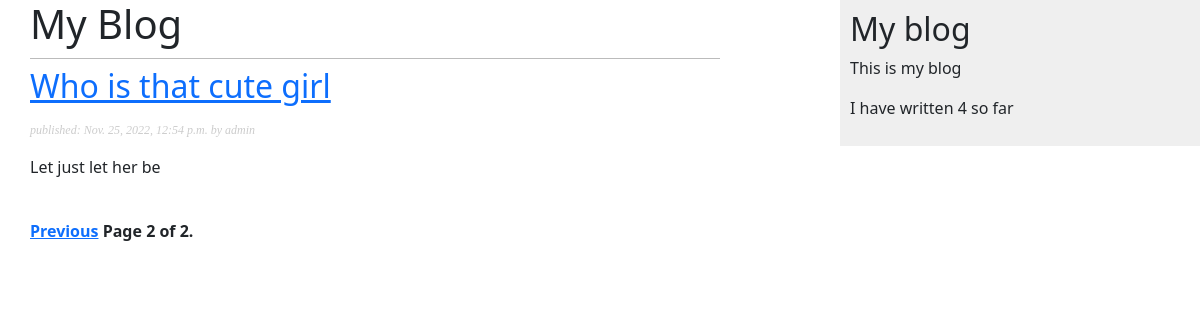
The page /blog/?page=2 on the database as committed earlier.
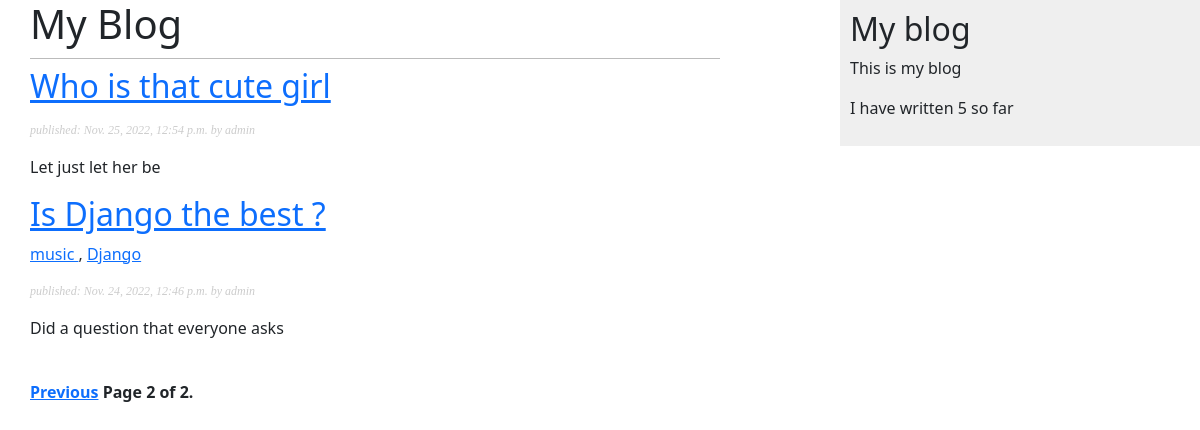
The same page on the database as committed later.
### blog/models.py (models this page shows, shortened)
class Post(models.Model):
    tags = TaggableManager()
    class Status(models.TextChoices):
        DRAFT = 'DF' , 'draft'
        PUBLISHED = 'PB' , 'published'
    title = models.CharField(max_length=250)
    slug = models.SlugField(max_length=250, unique_for_date='publish')
    body = models.TextField()
    author = models.ForeignKey(User, on_delete= models.CASCADE, related_name='blog_posts')
    publish = models.DateTimeField(default=timezone.now)
    created = models.DateTimeField(auto_now_add=True)
    updated = models.DateTimeField(auto_now=True)
    status = models.CharField(max_length=2,
                              choices=Status.choices, default=Status.DRAFT)
    objects = models.Manager() # our default manager
    published = PublishedManager() # our custom manager
    class Meta:
        ordering = ['-publish'] # arranges the order of objected in decending order(newer published to older )
        indexes = [
            models.Index(fields=['publish']),
        ]
    def get_absolute_url(self):
        return reverse("blog:post_details", args=[self.publish.year,
                                                  self.publish.month,
                                                  self.publish.day,
                                                  self.slug])

### blog/views.py (the view)
# urls.py: path('', views.post_list , name='post_list'), #function based view
def post_list(request, tag_slug=None):
    post_list = Post.published.all()
    tag = None
    if tag_slug:
        tag = get_object_or_404(Tag , slug = tag_slug )
        post_list = post_list.filter(tags__in=[tag])
    paginator = Paginator(post_list,3) # determine the number of posts to display on a page
    page_number = request.GET.get('page',1)#get the requested page number or default: 1
    try:
        posts = paginator.page(page_number)
    except PageNotAnInteger:
        posts = paginator.page(1)
    except EmptyPage:
        posts = paginator.page(paginator.num_pages)
    return render(request, 'blog/post/list.html', {'posts': posts, 'tag': tag})

### blog/models.py (called while the page is built)
    def get_queryset(self):
        return super().get_queryset()\
            .filter(status = Post.Status.PUBLISHED)

### blog/templatetags/blog_tags.py (called while the page is built)
@register.simple_tag
def total_posts():
    return Post.published.count()

### blog/templates/blog/post/list.html (shortened to what this page needs)
{% extends 'blog/base.html' %}
{% block content%}
 <h1>My Blog</h1>
 {% for post in posts%}
    <h2>
        <a href="{{post.get_absolute_url}}">
            {{post.title}}
        </a>
    </h2>
    <p class="tags" >
        {% for tag in post.tags.all %}
            <a href=" {% url "blog:list_post_by_tag" tag.slug %}">
                {{tag.name}}
            </a>
            {% if not forloop.last %}, {% endif %}
        {% endfor %}
    </p>
    <p class="date">
        published: {{post.publish}} by {{ post.author}}
    </p>
    {{post.body|truncatewords:30|linebreaks}}
 {% endfor %}
 {% include 'pagination.html' with page=posts %}
{% endblock %}

Rows that differ between the two databases and show on the page:
now on this page (row edited): Post: title "Is Django the best ?", publish "Nov. 24, 2022, 12:46 p.m.", author "admin", body "Did a question that everyone asks"
now on this page (row unchanged): Tag: name "music"
now on this page (row unchanged): Tag: name "Django"
Other text that changed with them:
text no longer shown: "4"
text now shown: "5"
